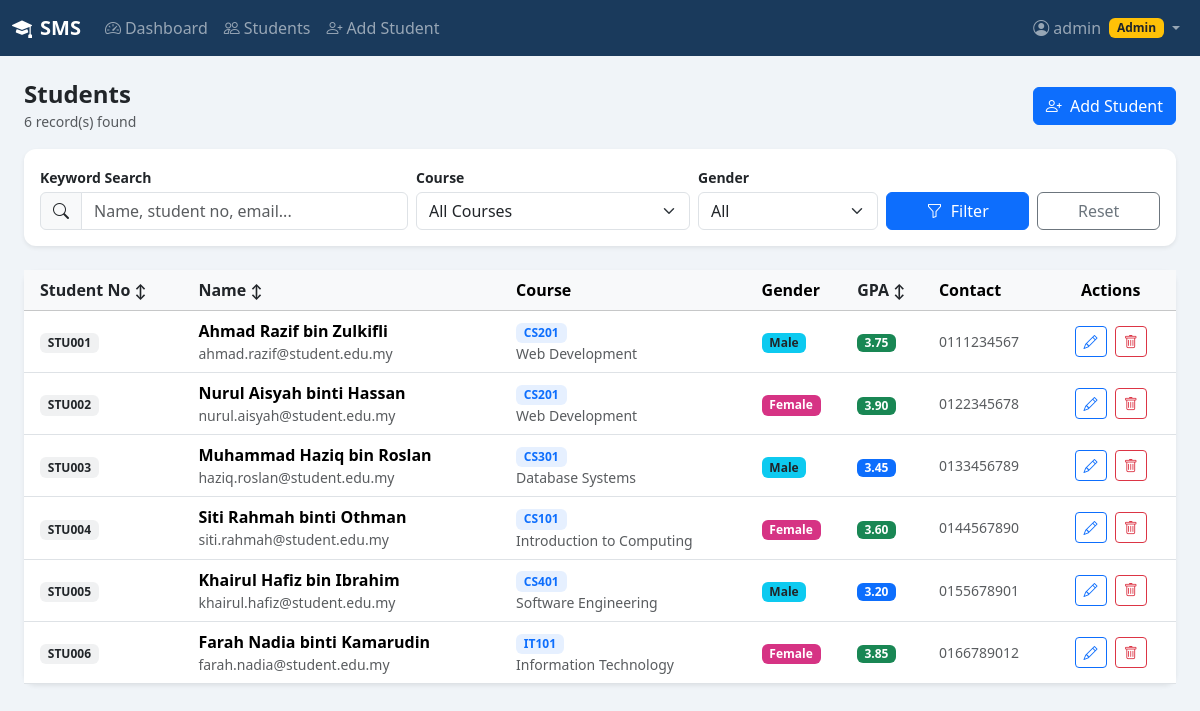
The page /students/index.php (signed in) on the database its author committed.
### tables this page shows
CREATE TABLE IF NOT EXISTS students (
    id INT AUTO_INCREMENT PRIMARY KEY,
    course_id INT NOT NULL,
    student_no VARCHAR(20) NOT NULL UNIQUE,
    name VARCHAR(100) NOT NULL,
    email VARCHAR(100) NOT NULL UNIQUE,
    phone VARCHAR(20),
    dob DATE,
    gender ENUM('Male','Female','Other') NOT NULL DEFAULT 'Male',
    gpa DECIMAL(3,2) DEFAULT 0.00,
    created_at TIMESTAMP DEFAULT CURRENT_TIMESTAMP,
    FOREIGN KEY (course_id) REFERENCES courses(id) ON DELETE RESTRICT
);

CREATE TABLE IF NOT EXISTS courses (
    id INT AUTO_INCREMENT PRIMARY KEY,
    code VARCHAR(20) NOT NULL UNIQUE,
    name VARCHAR(100) NOT NULL,
    credits INT NOT NULL DEFAULT 3
);

### students/index.php (the view, shortened to what this page needs)
<?php
require_once '../config/db.php';
$search  = trim($_GET['search'] ?? '');
$courseF = intval($_GET['course'] ?? 0);
$genderF = trim($_GET['gender'] ?? '');
$orderF  = in_array($_GET['order'] ?? '', ['name','student_no','gpa','created_at']) ? $_GET['order'] : 'created_at';
$dirF    = ($_GET['dir'] ?? 'DESC') === 'ASC' ? 'ASC' : 'DESC';
$conditions = ["1=1"];
$where = implode(" AND ", $conditions);
$sql = "
    SELECT s.id, s.student_no, s.name, s.email, s.phone, s.gender, s.gpa, s.created_at,
           c.name AS course_name, c.code AS course_code
    FROM students s
    JOIN courses c ON s.course_id = c.id
    WHERE {$where}
    ORDER BY s.{$orderF} {$dirF}
";
$stmt = $conn->prepare($sql);
$stmt->execute();
$students = $stmt->get_result()->fetch_all(MYSQLI_ASSOC);
function sortLink($col, $label, $currentOrder, $currentDir) {
    $params = $_GET;
    $params['order'] = $col;
    $params['dir']   = ($currentOrder === $col && $currentDir === 'ASC') ? 'DESC' : 'ASC';
    $icon = $currentOrder === $col ? ($currentDir === 'ASC' ? '↑' : '↓') : '↕';
    return '<a href="?' . http_build_query($params) . '" class="text-decoration-none text-dark">'
         . htmlspecialchars($label) . ' <small>' . $icon . '</small></a>';
}
?>
<!DOCTYPE html>
<html lang="en">
<head>
    <link href="https://cdn.jsdelivr.net/npm/bootstrap@5.3.3/dist/css/bootstrap.min.css" rel="stylesheet">
    <link href="https://cdn.jsdelivr.net/npm/bootstrap-icons@1.11.3/font/bootstrap-icons.min.css" rel="stylesheet">
</head>
<body>
<?php include '../includes/navbar.php'; ?>
<div class="container-fluid py-4 px-4">
    <div class="d-flex flex-wrap justify-content-between align-items-center mb-3 gap-2">
        <div>
            <h4 class="mb-0 fw-bold">Students</h4>
            <small class="text-muted"><?= count($students) ?> record(s) found</small>
        </div>
        <?php if ($_SESSION['role'] === 'admin'): ?>
        <a href="add.php" class="btn btn-primary">
            <i class="bi bi-person-plus me-1"></i> Add Student
        </a>
        <?php endif; ?>
    </div>
    <div class="card border-0 shadow-sm mb-4" style="border-radius:12px">
        <div class="card-body p-3">
            <form method="GET" class="row g-2 align-items-end">
                <div class="col-md-4">
                    <label class="form-label small fw-semibold mb-1">Keyword Search</label>
                    <div class="input-group">
                        <span class="input-group-text"><i class="bi bi-search"></i></span>
                        <input type="text" name="search" class="form-control"
                               placeholder="Name, student no, email..."
                               value="<?= htmlspecialchars($search) ?>">
                    </div>
                </div>
                <div class="col-md-3">
                    <label class="form-label small fw-semibold mb-1">Course</label>
                    <select name="course" class="form-select">
                        <option value="">All Courses</option>
                    </select>
                </div>
                <div class="col-md-2">
                    <label class="form-label small fw-semibold mb-1">Gender</label>
                    <select name="gender" class="form-select">
                        <option value="">All</option>
                    </select>
                </div>
                <div class="col-md-3 d-flex gap-2">
                    <button type="submit" class="btn btn-primary flex-fill">
                        <i class="bi bi-funnel me-1"></i> Filter
                    </button>
                    <a href="index.php" class="btn btn-outline-secondary flex-fill">Reset</a>
                </div>
            </form>
        </div>
    </div>
    <div class="card border-0 shadow-sm" style="border-radius:12px">
        <div class="table-responsive">
            <table class="table table-hover align-middle mb-0">
                <thead class="table-light">
                    <tr>
                        <th class="ps-3"><?= sortLink('student_no','Student No',$orderF,$dirF) ?></th>
                        <th><?= sortLink('name','Name',$orderF,$dirF) ?></th>
                        <th>Course</th>
                        <th>Gender</th>
                        <th><?= sortLink('gpa','GPA',$orderF,$dirF) ?></th>
                        <th>Contact</th>
                        <?php if ($_SESSION['role'] === 'admin'): ?>
                        <th class="text-center pe-3">Actions</th>
                        <?php endif; ?>
                    </tr>
                </thead>
                <tbody>
                <?php if (empty($students)): ?>
                    <tr><td colspan="7" class="text-center py-5 text-muted">
                        <i class="bi bi-inbox fs-2 d-block mb-2"></i>
                        No students found. <?php if($search||$courseF||$genderF): ?>
                            <a href="index.php">Clear filters</a>
                        <?php elseif($_SESSION['role']==='admin'): ?>
                            <a href="add.php">Add the first student</a>
                        <?php endif; ?>
                    </td></tr>
                <?php else: ?>
                <?php foreach ($students as $s): ?>
                    <tr>
                        <td class="ps-3">
                            <span class="badge bg-secondary bg-opacity-10 text-dark">
                                <?= htmlspecialchars($s['student_no']) ?>
                            </span>
                        </td>
                        <td>
                            <div class="fw-semibold"><?= htmlspecialchars($s['name']) ?></div>
                            <div class="text-muted small"><?= htmlspecialchars($s['email']) ?></div>
                        </td>
                        <td>
                            <span class="badge bg-primary bg-opacity-10 text-primary">
                                <?= htmlspecialchars($s['course_code']) ?>
                            </span>
                            <div class="small text-muted"><?= htmlspecialchars($s['course_name']) ?></div>
                        </td>
                        <td>
                            <span class="badge <?= $s['gender']==='Female' ? 'bg-pink text-white' : 'bg-info text-dark' ?>"
                                  style="<?= $s['gender']==='Female' ? 'background:#d63384!important' : '' ?>">
                                <?= htmlspecialchars($s['gender']) ?>
                            </span>
                        </td>
                        <td>
                            <?php
                            $gpa = floatval($s['gpa']);
                            $gpaCls = $gpa >= 3.5 ? 'bg-success' : ($gpa >= 2.5 ? 'bg-primary' : 'bg-warning text-dark');
                            ?>
                            <span class="badge <?= $gpaCls ?> gpa-badge"><?= number_format($gpa,2) ?></span>
                        </td>
                        <td class="small text-muted"><?= htmlspecialchars($s['phone'] ?: '—') ?></td>
                        <?php if ($_SESSION['role'] === 'admin'): ?>
                        <td class="text-center pe-3">
                            <a href="edit.php?id=<?= $s['id'] ?>" class="btn btn-sm btn-outline-primary me-1">
                                <i class="bi bi-pencil"></i>
                            </a>
                            <a href="delete.php?id=<?= $s['id'] ?>"
                               class="btn btn-sm btn-outline-danger"
                               onclick="return confirm('Delete <?= htmlspecialchars(addslashes($s['name'])) ?>? This cannot be undone.')">
                                <i class="bi bi-trash"></i>
                            </a>
                        </td>
                        <?php endif; ?>
                    </tr>
                <?php endforeach; ?>
                <?php endif; ?>
                </tbody>
            </table>
        </div>
    </div>
</div>
</body>
</html>

### students/index.php (style rules this page uses)
body { background: #f0f4f8; }
.gpa-badge { font-size:.75rem; padding:.25em .6em; }

### rows shown on the page
students: student_no "STU001", name "Ahmad Razif bin Zulkifli", email "ahmad.razif@student.edu.my", course.code "CS201", course.name "Web Development", gender "Male", gpa "3.75", phone "0111234567"
students: student_no "STU002", name "Nurul Aisyah binti Hassan", email "nurul.aisyah@student.edu.my", course.code "CS201", course.name "Web Development", gender "Female", gpa "3.90", phone "0122345678"
students: student_no "STU003", name "Muhammad Haziq bin Roslan", email "haziq.roslan@student.edu.my", course.code "CS301", course.name "Database Systems", gender "Male", gpa "3.45", phone "0133456789"
students: student_no "STU004", name "Siti Rahmah binti Othman", email "siti.rahmah@student.edu.my", course.code "CS101", course.name "Introduction to Computing", gender "Female", gpa "3.60", phone "0144567890"
students: student_no "STU005", name "Khairul Hafiz bin Ibrahim", email "khairul.hafiz@student.edu.my", course.code "CS401", course.name "Software Engineering", gender "Male", gpa "3.20", phone "0155678901"
students: student_no "STU006", name "Farah Nadia binti Kamarudin", email "farah.nadia@student.edu.my", course.code "IT101", course.name "Information Technology", gender "Female", gpa "3.85", phone "0166789012"

### other values the page prints
$_SESSION['username'] "admin"
$_SESSION['role'] "Admin"
count($students) "6"
$label "Student No Name GPA"
$icon "↕ ↕ ↕"
